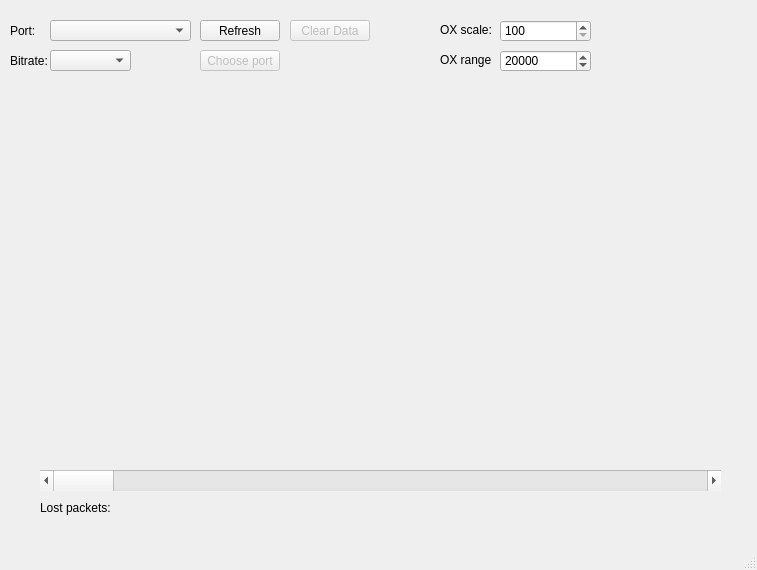
<?xml version="1.0" encoding="UTF-8"?>
<ui version="4.0">
 <class>MainWindow</class>
 <widget class="QMainWindow" name="MainWindow">
  <property name="geometry">
   <rect>
    <x>0</x>
    <y>0</y>
    <width>757</width>
    <height>570</height>
   </rect>
  </property>
  <property name="windowTitle">
   <string>MainWindow</string>
  </property>
  <widget class="QWidget" name="centralwidget">
   <widget class="QWidget" name="portChoseWidget" native="true">
    <property name="geometry">
     <rect>
      <x>10</x>
      <y>0</y>
      <width>381</width>
      <height>81</height>
     </rect>
    </property>
    <widget class="QPushButton" name="portPushButton">
     <property name="enabled">
      <bool>false</bool>
     </property>
     <property name="geometry">
      <rect>
       <x>190</x>
       <y>50</y>
       <width>80</width>
       <height>21</height>
      </rect>
     </property>
     <property name="text">
      <string>Choose port</string>
     </property>
    </widget>
    <widget class="QComboBox" name="bitrateBox">
     <property name="geometry">
      <rect>
       <x>40</x>
       <y>50</y>
       <width>81</width>
       <height>21</height>
      </rect>
     </property>
    </widget>
    <widget class="QLabel" name="label">
     <property name="geometry">
      <rect>
       <x>0</x>
       <y>40</y>
       <width>51</width>
       <height>41</height>
      </rect>
     </property>
     <property name="text">
      <string>Bitrate:</string>
     </property>
    </widget>
    <widget class="QLabel" name="label_2">
     <property name="geometry">
      <rect>
       <x>0</x>
       <y>10</y>
       <width>51</width>
       <height>41</height>
      </rect>
     </property>
     <property name="text">
      <string>Port:</string>
     </property>
    </widget>
    <widget class="QComboBox" name="portBox">
     <property name="geometry">
      <rect>
       <x>40</x>
       <y>20</y>
       <width>141</width>
       <height>21</height>
      </rect>
     </property>
    </widget>
    <widget class="QPushButton" name="portRefreshButton">
     <property name="enabled">
      <bool>true</bool>
     </property>
     <property name="geometry">
      <rect>
       <x>190</x>
       <y>20</y>
       <width>80</width>
       <height>21</height>
      </rect>
     </property>
     <property name="text">
      <string>Refresh</string>
     </property>
     <property name="checkable">
      <bool>false</bool>
     </property>
     <property name="checked">
      <bool>false</bool>
     </property>
    </widget>
    <widget class="QPushButton" name="plotDataCleaner">
     <property name="enabled">
      <bool>false</bool>
     </property>
     <property name="geometry">
      <rect>
       <x>280</x>
       <y>20</y>
       <width>80</width>
       <height>21</height>
      </rect>
     </property>
     <property name="text">
      <string>Clear Data</string>
     </property>
    </widget>
   </widget>
   <widget class="MyPlot" name="thePlot" native="true">
    <property name="geometry">
     <rect>
      <x>40</x>
      <y>120</y>
      <width>681</width>
      <height>331</height>
     </rect>
    </property>
   </widget>
   <widget class="QScrollBar" name="plotScrollBar">
    <property name="geometry">
     <rect>
      <x>40</x>
      <y>470</y>
      <width>681</width>
      <height>21</height>
     </rect>
    </property>
    <property name="minimum">
     <number>0</number>
    </property>
    <property name="orientation">
     <enum>Qt::Horizontal</enum>
    </property>
    <property name="invertedControls">
     <bool>false</bool>
    </property>
   </widget>
   <widget class="QSpinBox" name="oxScaleBox">
    <property name="geometry">
     <rect>
      <x>500</x>
      <y>20</y>
      <width>91</width>
      <height>22</height>
     </rect>
    </property>
    <property name="minimum">
     <number>100</number>
    </property>
    <property name="maximum">
     <number>90000</number>
    </property>
    <property name="singleStep">
     <number>100</number>
    </property>
   </widget>
   <widget class="QLabel" name="label_3">
    <property name="geometry">
     <rect>
      <x>440</x>
      <y>20</y>
      <width>61</width>
      <height>20</height>
     </rect>
    </property>
    <property name="text">
     <string>OX scale:</string>
    </property>
   </widget>
   <widget class="QSpinBox" name="oxAccessibleArea">
    <property name="geometry">
     <rect>
      <x>500</x>
      <y>50</y>
      <width>91</width>
      <height>22</height>
     </rect>
    </property>
    <property name="minimum">
     <number>10000</number>
    </property>
    <property name="maximum">
     <number>100000</number>
    </property>
    <property name="singleStep">
     <number>1000</number>
    </property>
    <property name="value">
     <number>20000</number>
    </property>
   </widget>
   <widget class="QLabel" name="label_4">
    <property name="geometry">
     <rect>
      <x>440</x>
      <y>50</y>
      <width>51</width>
      <height>20</height>
     </rect>
    </property>
    <property name="text">
     <string>OX range:</string>
    </property>
   </widget>
   <widget class="QLabel" name="lpAmountLabel">
    <property name="geometry">
     <rect>
      <x>40</x>
      <y>500</y>
      <width>121</width>
      <height>16</height>
     </rect>
    </property>
    <property name="text">
     <string>Lost packets: </string>
    </property>
   </widget>
  </widget>
  <widget class="QMenuBar" name="menubar">
   <property name="geometry">
    <rect>
     <x>0</x>
     <y>0</y>
     <width>757</width>
     <height>20</height>
    </rect>
   </property>
  </widget>
  <widget class="QStatusBar" name="statusbar"/>
 </widget>
 <customwidgets>
  <customwidget>
   <class>MyPlot</class>
   <extends>QWidget</extends>
   <header>plot/myplot.h</header>
   <container>1</container>
  </customwidget>
 </customwidgets>
 <resources/>
 <connections>
  <connection>
   <sender>portBox</sender>
   <signal>currentIndexChanged(int)</signal>
   <receiver>MainWindow</receiver>
   <slot>portAvailability()</slot>
   <hints>
    <hint type="sourcelabel">
     <x>137</x>
     <y>49</y>
    </hint>
    <hint type="destinationlabel">
     <x>175</x>
     <y>173</y>
    </hint>
   </hints>
  </connection>
  <connection>
   <sender>bitrateBox</sender>
   <signal>currentIndexChanged(int)</signal>
   <receiver>MainWindow</receiver>
   <slot>portAvailability()</slot>
   <hints>
    <hint type="sourcelabel">
     <x>87</x>
     <y>80</y>
    </hint>
    <hint type="destinationlabel">
     <x>118</x>
     <y>168</y>
    </hint>
   </hints>
  </connection>
  <connection>
   <sender>portPushButton</sender>
   <signal>pressed()</signal>
   <receiver>MainWindow</receiver>
   <slot>portChosen()</slot>
   <hints>
    <hint type="sourcelabel">
     <x>240</x>
     <y>90</y>
    </hint>
    <hint type="destinationlabel">
     <x>197</x>
     <y>125</y>
    </hint>
   </hints>
  </connection>
  <connection>
   <sender>portRefreshButton</sender>
   <signal>clicked()</signal>
   <receiver>MainWindow</receiver>
   <slot>refreshPorts()</slot>
   <hints>
    <hint type="sourcelabel">
     <x>239</x>
     <y>48</y>
    </hint>
    <hint type="destinationlabel">
     <x>21</x>
     <y>205</y>
    </hint>
   </hints>
  </connection>
  <connection>
   <sender>plotDataCleaner</sender>
   <signal>clicked()</signal>
   <receiver>thePlot</receiver>
   <slot>clearData()</slot>
   <hints>
    <hint type="sourcelabel">
     <x>341</x>
     <y>48</y>
    </hint>
    <hint type="destinationlabel">
     <x>332</x>
     <y>276</y>
    </hint>
   </hints>
  </connection>
 </connections>
 <slots>
  <slot>portAvailability()</slot>
  <slot>portChosen()</slot>
  <slot>refreshPorts()</slot>
 </slots>
</ui>
